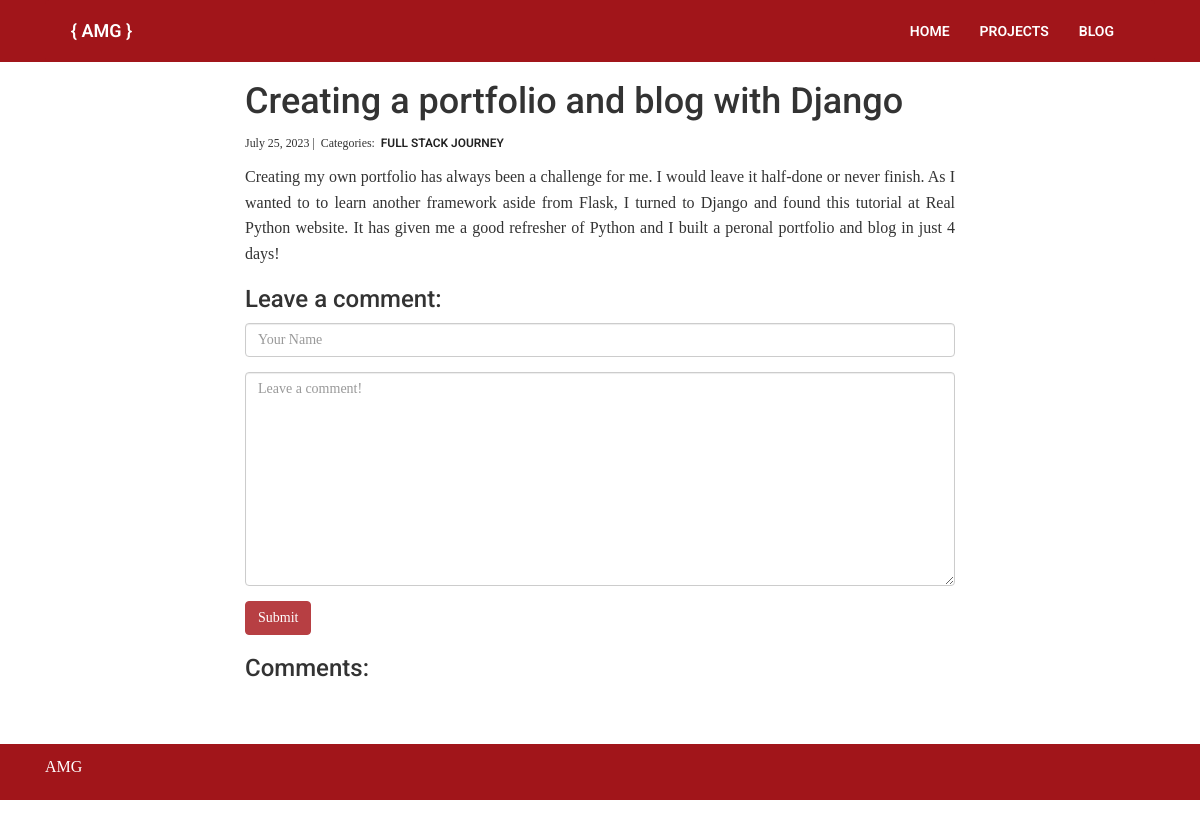
Before: /blog/1/ with the older database file.
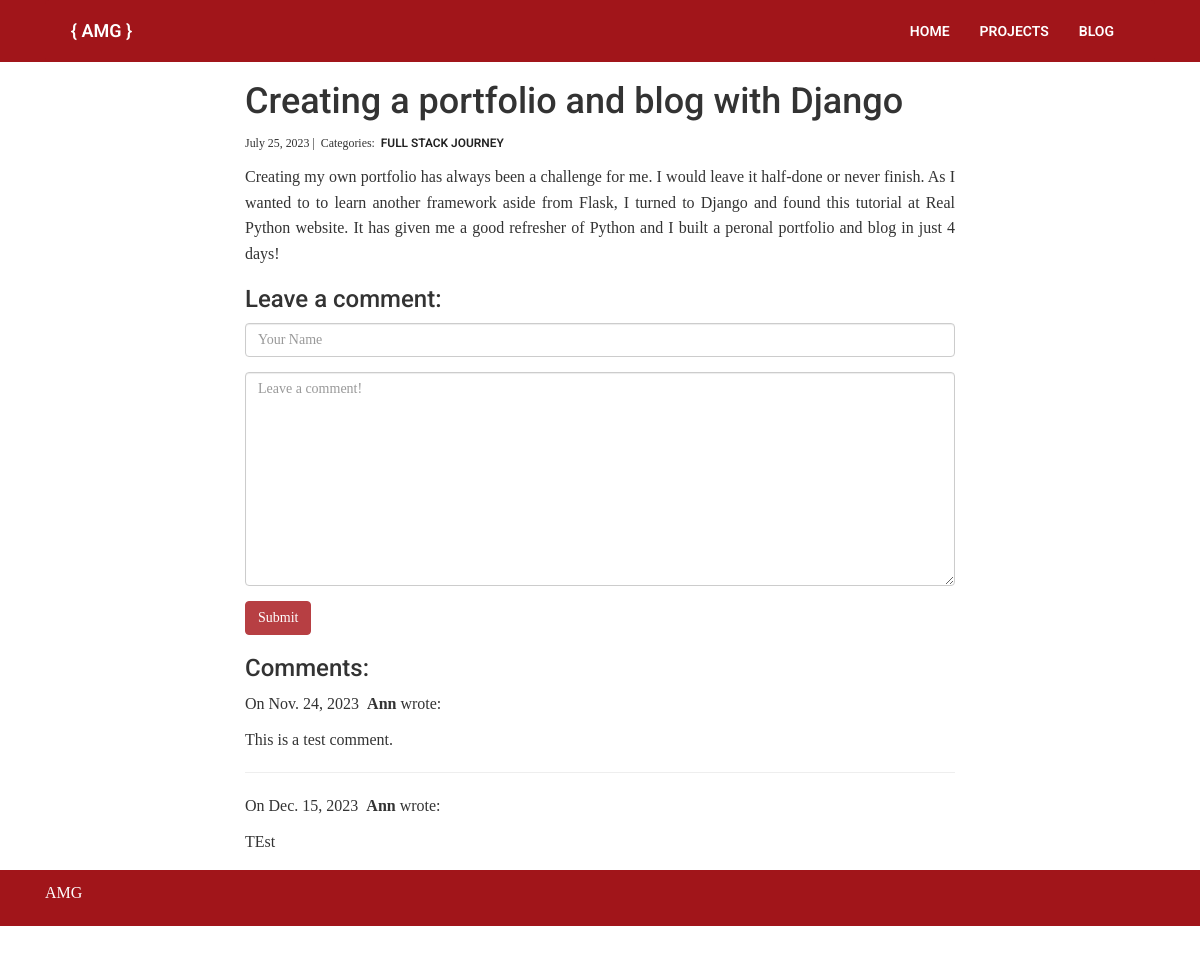
After: the same page with the newer database file.
### blog/models.py (models this page shows, shortened)
class Category(models.Model):
    name = models.CharField(max_length=20)

class Comment(models.Model):
    author = models.CharField(max_length=60)
    body = models.TextField()
    created_on = models.DateTimeField(auto_now_add=True)
    post = models.ForeignKey('Post', on_delete=models.CASCADE)

### blog/views.py (the view, shortened to what this page needs)
# urls.py: path("<int:pk>/", views.blog_detail, name="blog_detail"),
def blog_detail(request, pk):
    post = Post.objects.get(pk=pk)
    comments = Comment.objects.filter(post=post)
    form = CommentForm()
    context = {"post": post, "comments": comments, "form": form}
    return render(request, "blog_detail.html", context)

### blog/forms.py
class CommentForm(forms.Form):
    author = forms.CharField(
        max_length=60,
        widget=forms.TextInput(attrs={
            "class": "form-control",
            "placeholder": "Your Name"
        })
    )
    body = forms.CharField(widget=forms.Textarea(
        attrs={
            "class": "form-control",
            "placeholder": "Leave a comment!"
        })
    )

### blog/templates/blog_detail.html (shortened to what this page needs)
{% extends "base.html" %}
{% block page_content %}
<div class="container">
    <div class="blog">
<div class="col-md-8 offset-md-2">
    <h1>{{ post.title }}</h1>
    <small>
        {{ post.created_on.date }} |&nbsp;
        Categories:&nbsp;
        {% for category in post.categories.all %}
        <a href="{% url 'blog_category' category.name %}">
            {{ category.name }}
        </a>&nbsp;
        {% endfor %}
    </small>
    <p>{{ post.body | linebreaks }}</p>
    <h3>Leave a comment:</h3>
    <form action="/blog/{{ post.pk }}/" method="post">
        <div class="form-group">
            {{ form.author }}
        </div>
        <div class="form-group">
            {{ form.body }}
        </div>
        <button type="submit" class="btn btn-primary">Submit</button>
    </form>
    <h3>Comments:</h3>
    {% for comment in comments %}
    <p>
        On {{comment.created_on.date }}&nbsp;
        <b>{{ comment.author }}</b> wrote:
    </p>
    <p>{{ comment.body }}</p>
    <hr>
    {% endfor %}
</div>
</div>
</div>
{% endblock %}

Changed rows visible on the page:
added Comment: created_on "Nov. 24, 2023", author "Ann", body "This is a test comment."
added Comment: created_on "Dec. 15, 2023", author "Ann", body "TEst"
